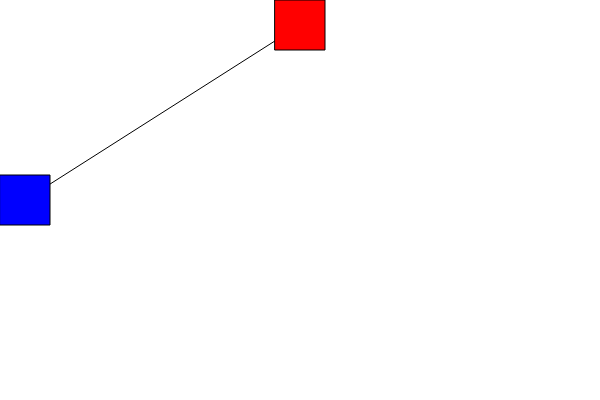
Frame 1 (no input)
Frame 60 (no input): identical to frame 1, image omitted
Frame 120 (the mouse pressed at the canvas centre since frame 60): identical to frame 1, image omitted

The p5.js sketch that drew this single still picture (run headless with seeded random() and noise() and a simulated clock; from frame 60 on, the mouse is pressed at the canvas centre):

// p5.js sketch
// ── sketch.js
function setup() {
  createCanvas(600, 400);
}

function draw() {
  //background(220);
  background("white");

  // Rectangle size
  const rectSize = 50;

  // Stroke width and color (black)
  strokeWeight(1);
  stroke(0);

  // Draw connecting line before rectangles (ordering)
  line(rectSize/2, height/2, width/2, rectSize/2);

  // Red rectangle at top center
  fill("red");
  rect(width/2 - rectSize/2, 0, rectSize, rectSize);

  // Blue rectangle at left center-height
  fill("blue");
  rect(0, height/2 - rectSize/2, rectSize, rectSize);
}
